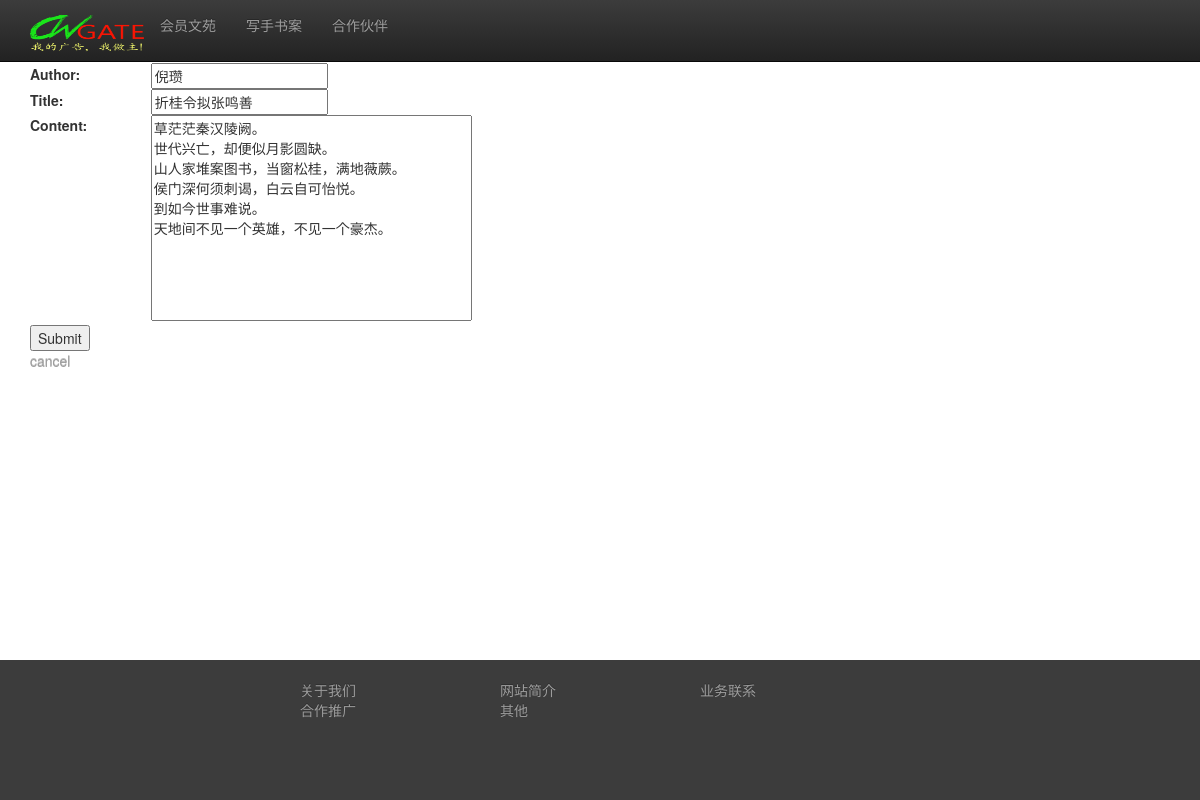
Before: /internal/content/article/edit/7/ (signed in) with the older database file.
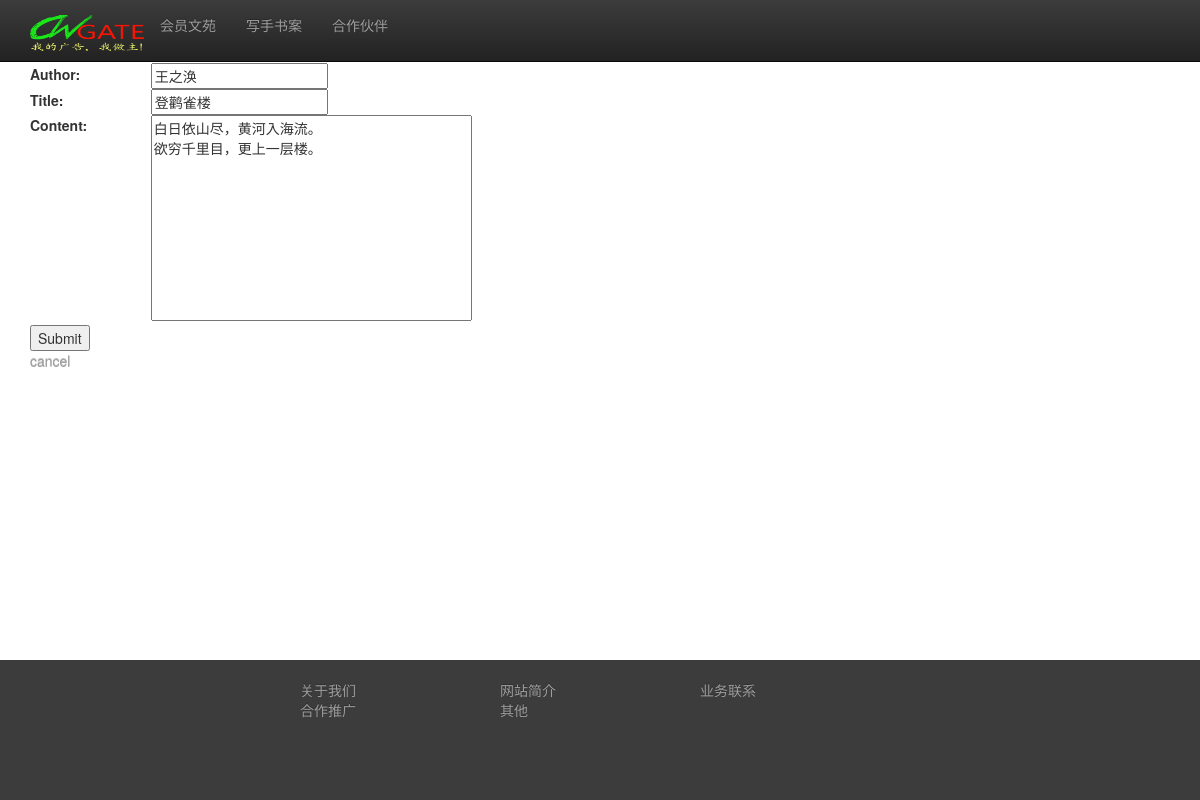
After: the same page with the newer database file.
### content/models.py (models this page shows, shortened)
class Article(models.Model):
    category = models.ForeignKey(Category)
    title = models.CharField(max_length=120)
    author = models.CharField(max_length=30)
    content = models.TextField('Content')
    date = models.DateTimeField('date added',null=True,auto_now_add=True)
    num_like = models.IntegerField(null=True, default=0)
    num_read = models.IntegerField(null=True, default=0)
    num_frwd = models.IntegerField(null=True, default=0)
    num_para = models.IntegerField(null=True, default=0)

### content/views.py (the view)
# urls.py: url(r'article/edit/(?P<aid>[0-9]+)/$', views.editarticle, name='editarticle'),
@login_required
def editarticle(request, aid):
    err = ''
    article = Article.objects.get(id=aid)
    if request.method == 'POST':
        form = ArticleForm(request.POST)
        if form.is_valid():
            author = form.cleaned_data['author']
            title = form.cleaned_data['title']
            content = form.cleaned_data['content']
            article.author = author
            article.title = title
            article.content = content
            article.save()
            return redirect('/internal/content/article/list/')
        else:
            return HttpResponse('Error')
    else:
        form = ArticleForm()
    context = {
        'form': form,
        'article': Article.objects.get(id=aid),
        'err': err
    }
    return render(request, 'editarticle.html', context=context)

### content/forms.py
class ArticleForm(forms.Form):
    category = NoValidateField(label='category', choices=[])
    author = forms.CharField(max_length=30)
    title = forms.CharField(max_length=100)
    content = forms.CharField(widget=forms.Textarea)

### content/templates/editarticle.html (shortened to what this page needs)
{% extends "base.html" %}
{% block content %}
<h2>Edit an article</h2>
<form action="/internal/content/article/edit/{{ article.id }}/" method="post">
<table cols="2" width="800">
<tr>
    <td><label for="id_author">Author:</label></td>
    <td><input id="id_author" maxlength="200" name="author" type="text" value="{{ article.author }}"/></td>
</tr>
<tr>
    <td><label for="id_title">Title:</label></td>
    <td><input id="id_title" maxlength="200" name="title" type="text" value="{{ article.title }}"/></td>
</tr>
<tr>
    <td valign="top"><label for="id_body">Content:</label></td>
    <td><textarea cols="40" id="id_body" name="content" rows="10">{{ article.content }}</textarea></td>
</tr>
</table>
    <input type="submit" value="Submit">
</form>
<p><a href="{% url 'listarticle' %}">cancel</a></p>
{% endblock %}

Changed rows visible on the page:
changed Article: author "倪瓒" → "王之涣"; title "折桂令拟张鸣善" → "登鹳雀楼"; content "草茫茫秦汉陵阙。 世代兴亡，却便似月影圆缺。 山人家堆案图书，当窗松桂，满地薇蕨。 侯门深何须刺谒，白云自可怡悦。 到如今世事难说。 天地间不见一个英雄，不见一个豪杰。" → "白日依山尽，黄河入海流。 欲穷千里目，更上一层楼。"
